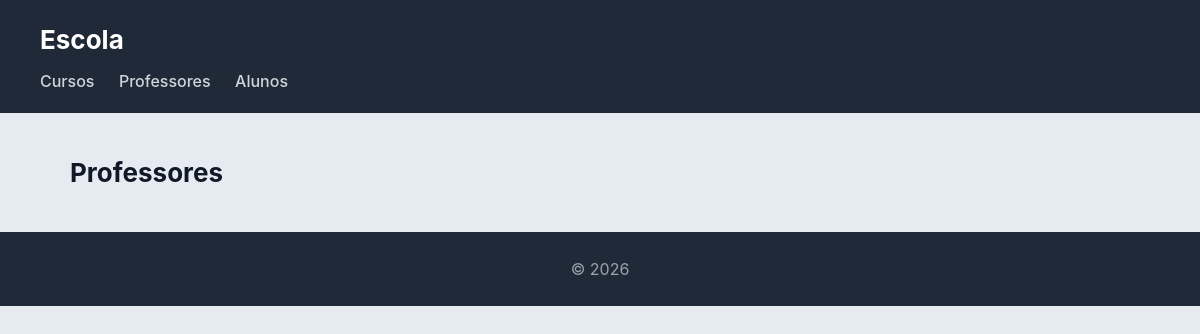
Page /escola/professores/ on the earlier database version.
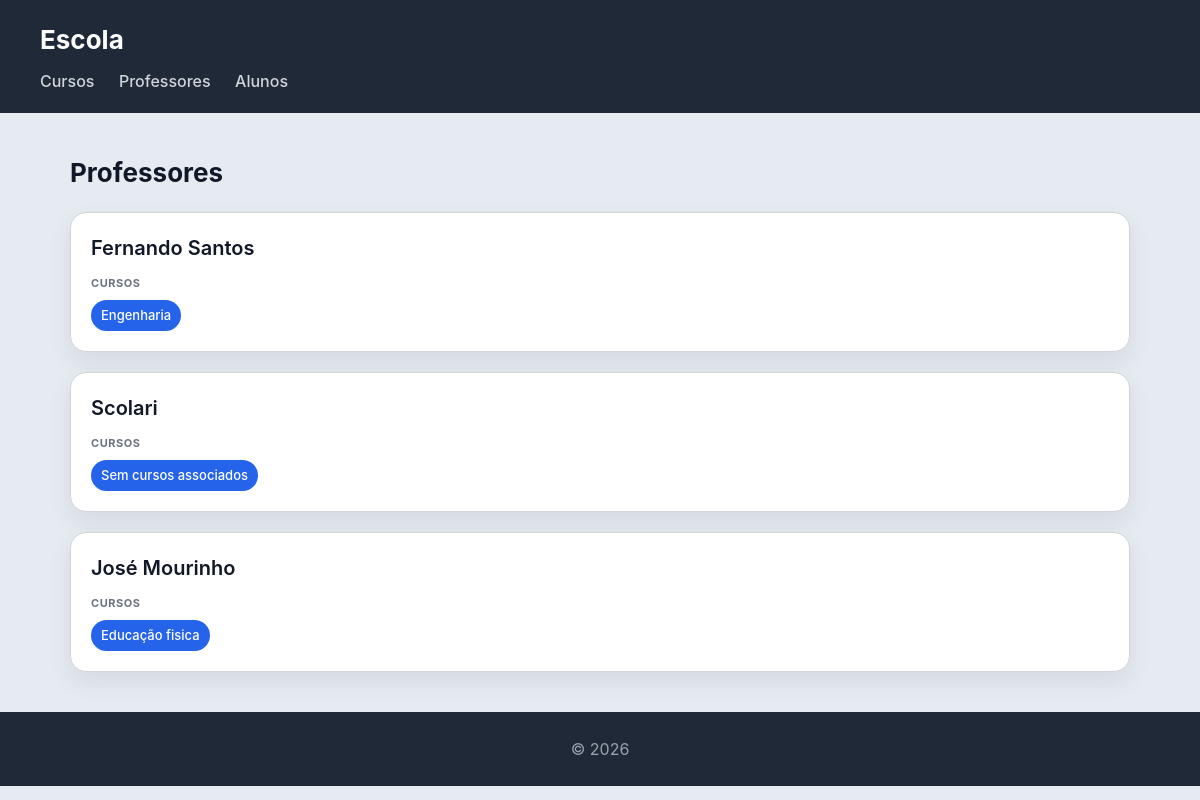
Same page on the later database version.
### escola/models.py (models this page shows, shortened)
class Professor(models.Model):
    nome = models.CharField(max_length=100)
    email = models.EmailField()

class Curso(models.Model):
    nome = models.CharField(max_length=100)
    imagem = models.ImageField(upload_to='cursos/')
    professor = models.ForeignKey(Professor, on_delete=models.CASCADE, related_name='cursos')
    alunos = models.ManyToManyField(Aluno, related_name='cursos')

### escola/views.py (the view)
# urls.py: path("professores/", views.professores_view, name='professores'),
def professores_view(request):
    professores = Professor.objects.all()
    return render(request, 'escola/professor.html', {'professores': professores})

### escola/templates/escola/professor.html
{% extends "escola/base.html" %}
{% block content %}
<h2>Professores</h2>
<section>
    {% for professor in professores %}
    <article>
        <header>
            <h3>{{ professor.nome }}</h3>
        </header>
        <section>
            <h4>Cursos</h4>
            <ul>
                {% for curso in professor.cursos.all %}
                    <li>{{ curso.nome }}</li>
                {% empty %}
                    <li>Sem cursos associados</li>
                {% endfor %}
            </ul>
        </section>
    </article>
    {% endfor %}
</section>
{% endblock %}

Differences in the rows shown:
added Professor: nome "Fernando Santos"
added Curso: nome "Engenharia", shown under "Fernando Santos"
added Professor: nome "Scolari"
added Professor: nome "José Mourinho"
added Curso: nome "Educação fisica", shown under "José Mourinho"
